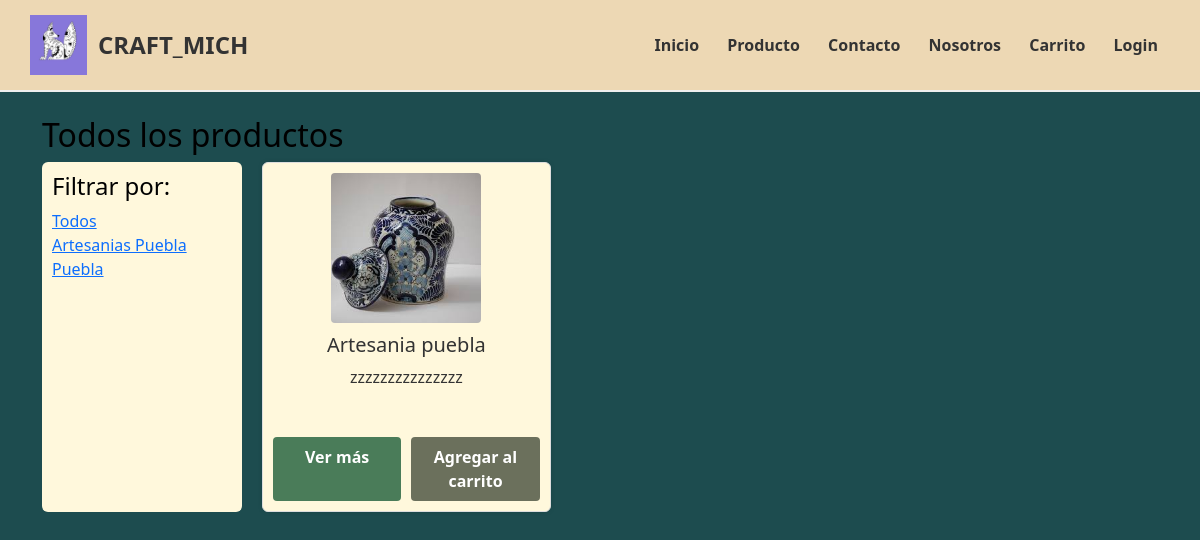
Before: /productos/ with the older database file.
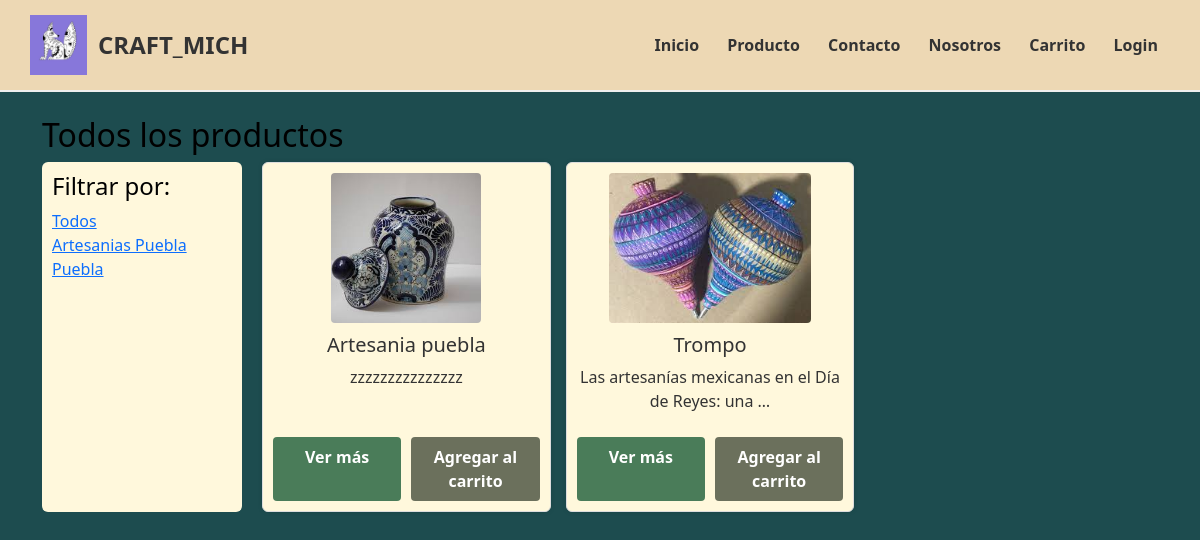
After: the same page with the newer database file.
### productos/models.py (models this page shows, shortened)
class Filtro(models.Model):
    nombre = models.CharField(max_length=100)
    slug = models.SlugField(unique=True)

class Producto(models.Model):
    nombre = models.CharField(max_length=100)
    descripcion = models.TextField()
    imagen = models.ImageField(upload_to='productos/')
    destacado = models.BooleanField(default=False)
    creado = models.DateTimeField(auto_now_add=True)
    filtro = models.ForeignKey(Filtro, on_delete=models.CASCADE, null=True, blank=True)
    precio = models.DecimalField(max_digits=10, decimal_places=2, default=0.00)

### productos/views.py (the view)
# urls.py: path('', lista_productos, name='lista_productos'),
def lista_productos(request):
    filtro_slug = request.GET.get('filtro')
    filtros = Filtro.objects.all()
    productos = Producto.objects.all()
    if filtro_slug:
        try:
            filtro_obj = Filtro.objects.get(slug=filtro_slug)
            productos = productos.filter(filtro=filtro_obj)
        except Filtro.DoesNotExist:
            productos = Producto.objects.none()
    return render(request, 'productos/lista.html', {
        'productos': productos,
        'filtros': filtros,
        'filtro_seleccionado': filtro_slug
    })

### productos/templates/productos/lista.html (shortened to what this page needs)
{% extends "core/base.html" %}
{% load static %}
{% block content %}
<h2 style="color: rgb(0, 0, 0);">Todos los productos</h2>
<div style="display: flex; gap: 20px;">
  <aside style="width: 200px; background: #fff8dc; padding: 10px; border-radius: 6px;">
    <h4 style="color: rgb(0, 0, 0);">Filtrar por:</h4>
    <ul style="list-style: none; padding-left: 0;">
      <li>
        <a href="{% url 'lista_productos' %}" class="{% if not filtro_seleccionado %}bold{% else %}normal{% endif %}">
          Todos
        </a>
      </li>
      {% for filtro in filtros %}
        <li>
          <a href="?filtro={{ filtro.slug }}" class="{% if filtro.slug == filtro_seleccionado %}bold{% else %}normal{% endif %}">
            {{ filtro.nombre }}
          </a>
        </li>
      {% endfor %}
    </ul>
  </aside>
  <div style="flex-grow: 1; display: grid; grid-template-columns: repeat(auto-fill, minmax(220px, 1fr)); gap: 15px;">
    {% for producto in productos %}
      <div class="producto-card" style="border: 1px solid #ddd; border-radius: 6px; padding: 10px; display: flex; flex-direction: column; justify-content: space-between; height: 350px;">
        <div>
          <img src="{{ producto.imagen.url }}" alt="{{ producto.nombre }}" style="max-width: 100%; height: 150px; object-fit: cover; border-radius: 4px;">
          <h5 style="margin-top: 10px;">{{ producto.nombre }}</h5>
          <p style="min-height: 50px;">{{ producto.descripcion|truncatechars:50 }}</p>
        </div>
        <div style="display: flex; gap: 10px; margin-top: auto;">
          <a href="{% url 'detalle_producto' producto.pk %}" style="flex: 1; text-align: center; padding: 8px 0; background: #4a7c59; color: white; text-decoration: none; border-radius: 4px; font-weight: bold;">
            Ver más
          </a>
          <form action="{% url 'agregar_carrito' producto.pk %}" method="post" style="flex: 1; margin: 0;">
            <button type="submit" style="width: 100%; padding: 8px 0; background: #6b705c; color: white; border: none; border-radius: 4px; font-weight: bold; cursor: pointer;">
              Agregar al carrito
            </button>
          </form>
        </div>
      </div>
    {% empty %}
      <p>No existen productos para este filtro.</p>
    {% endfor %}
  </div>
</div>
{% endblock %}

Changed rows visible on the page:
added Producto: imagen (picture), nombre "Trompo", descripcion "Las artesanías mexicanas en el Día de Reyes: una …"
